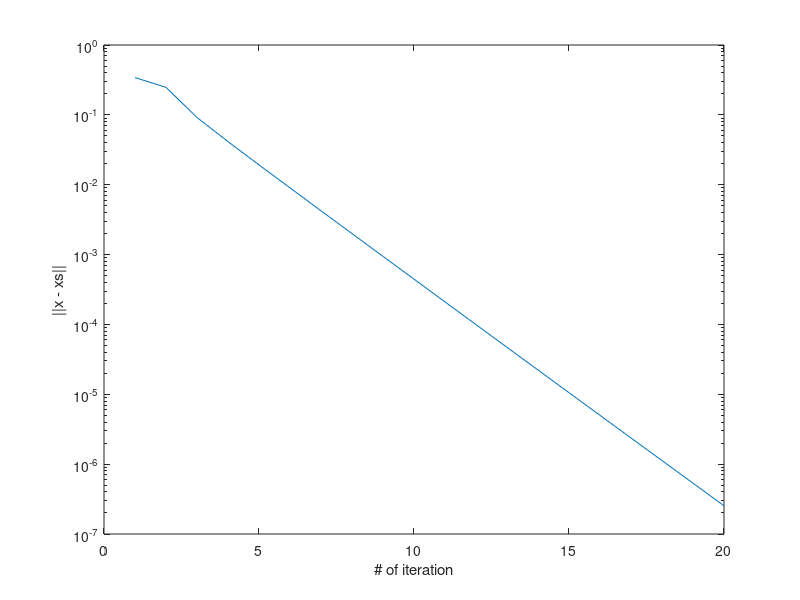

Reproduce this figure in MATLAB.
res = [ 
3.416755e-01 
2.476849e-01 
9.169146e-02 
4.141771e-02 
1.921717e-02 
9.022863e-03 
4.232636e-03 
1.999158e-03 
9.410134e-04 
4.451786e-04 
2.099956e-04 
9.943500e-05 
4.698638e-05 
2.226732e-05 
1.053835e-05 
4.998791e-06 
2.369146e-06 
1.124898e-06 
5.338634e-07 
2.537499e-07 
] 
semilogy(1:length(res),res); 
xlabel('# of iteration'); ylabel('||x - xs||');
